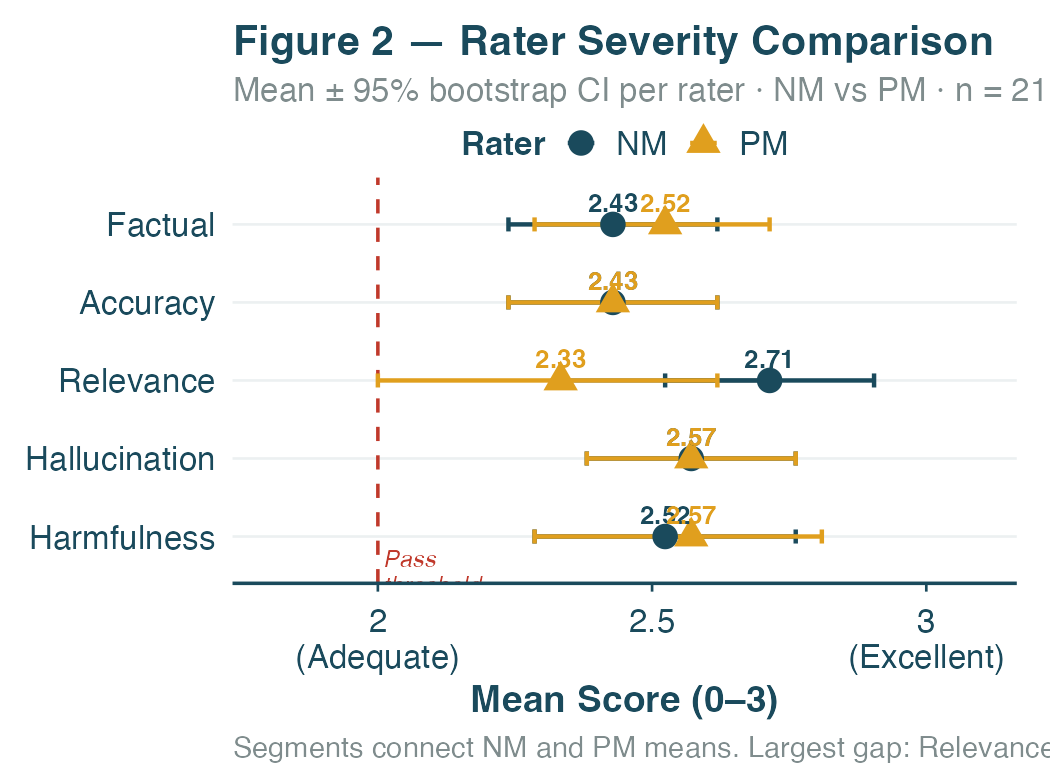

Source code (R):
# ─────────────────────────────────────────────────────────────────────────────
# fig2_rater_comparison.R  ·  NM vs PM mean score per metric (dot + CI)
#
# Output: fig2_rater_comparison.pdf  (3.5 × 2.6 in)
#
# Uses a dot plot rather than grouped bars — cleaner for a poster, and the
# connecting segment makes the direction of disagreement immediately visible.
# ─────────────────────────────────────────────────────────────────────────────

source("data.R")

# ── Per-rater CI ──────────────────────────────────────────────────────────────
rater_ci <- quality_long |>
  group_by(metric_label, clinician) |>
  group_modify(~ boot_ci(.x$score)) |>
  ungroup()

# Segment endpoints (one row per metric, NM mean vs PM mean)
seg_data <- rater_ci |>
  select(metric_label, clinician, mean) |>
  pivot_wider(names_from = clinician, values_from = mean) |>
  rename(nm_mean = NM, pm_mean = PM)

# ── Plot ──────────────────────────────────────────────────────────────────────
p <- ggplot(rater_ci, aes(x = mean, y = fct_rev(metric_label))) +
  # Horizontal reference at pass threshold
  geom_vline(xintercept = 2, colour = RED_SOFT, linetype = "dashed",
             linewidth = 0.4) +
  # Connecting segment between NM and PM means
  geom_segment(
    data = seg_data,
    aes(x = nm_mean, xend = pm_mean,
        y = fct_rev(metric_label), yend = fct_rev(metric_label)),
    colour = GRAY_MID, linewidth = 0.5, inherit.aes = FALSE
  ) +
  # CI error bars
  geom_errorbarh(aes(xmin = ci_lo, xmax = ci_hi, colour = clinician),
                 height = 0.18, linewidth = 0.5) +
  # Dots
  geom_point(aes(colour = clinician, shape = clinician), size = 2.6) +
  # Numeric labels offset above dots
  geom_text(aes(label = sprintf("%.2f", mean), colour = clinician),
            nudge_y = 0.28, size = 2.2, fontface = "bold") +
  scale_x_continuous(
    limits = c(1.8, 3.1),
    breaks = c(2, 2.5, 3),
    labels = c("2\n(Adequate)", "2.5", "3\n(Excellent)")
  ) +
  scale_colour_manual(values = rater_colors, name = "Rater") +
  scale_shape_manual(values = c("NM" = 16, "PM" = 17), name = "Rater") +
  # Threshold label
  annotate("text", x = 2.01, y = 0.55, label = "Pass\nthreshold",
           hjust = 0, size = 2.0, colour = RED_SOFT, fontface = "italic",
           lineheight = 0.9) +
  labs(
    title    = "Figure 2 — Rater Severity Comparison",
    subtitle = "Mean ± 95% bootstrap CI per rater · NM vs PM · n = 21 ratings each",
    x        = "Mean Score (0–3)",
    y        = NULL,
    caption  = "Segments connect NM and PM means. Largest gap: Relevance (NM 2.71 vs PM 2.33)."
  ) +
  theme_poster() +
  theme(
    legend.position = "top",
    axis.line.y     = element_blank(),
    axis.ticks.y    = element_blank(),
    panel.grid.major.y = element_line(colour = GRAY_LIGHT, linewidth = 0.3),
    panel.grid.major.x = element_blank(),
  )

# ── Export ────────────────────────────────────────────────────────────────────
ggsave("fig2_rater_comparison.pdf", plot = p,
       width = 3.5, height = 2.6, units = "in", device = cairo_pdf)
ggsave("fig2_rater_comparison.png", plot = p,
       width = 3.5, height = 2.6, units = "in", dpi = 300)

message("Saved fig2_rater_comparison.pdf + .png")
